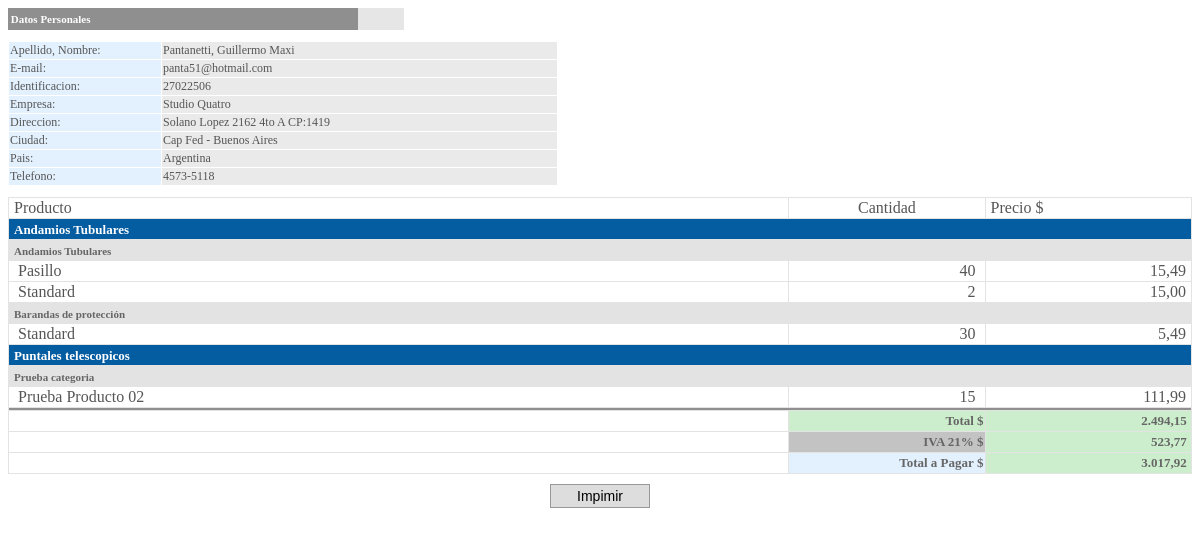
Screenshot of /SN/verPedido.php?id=10 with the database file from the repository.
### tables this page shows
CREATE TABLE IF NOT EXISTS `clientesportal` (
  `idCliente` varchar(50) NOT NULL,
  `nombre` varchar(25) NOT NULL,
  `apellido` varchar(25) NOT NULL,
  `direccion` varchar(50) NOT NULL,
  `codigoPostal` varchar(15) NOT NULL,
  `ciudad` varchar(50) NOT NULL,
  `pais` varchar(30) NOT NULL,
  `telefonos` varchar(30) NOT NULL,
  `clave` varchar(100) NOT NULL,
  `empresa` varchar(50) DEFAULT NULL,
  `identificacion` varchar(11) NOT NULL,
  `estado` int(11) NOT NULL DEFAULT '2',
  PRIMARY KEY (`idCliente`)
);

CREATE TABLE IF NOT EXISTS `pedidos` (
  `idPedido` int(11) NOT NULL AUTO_INCREMENT,
  `usuario` varchar(50) NOT NULL,
  `fecha` varchar(15) NOT NULL,
  `estado` int(11) NOT NULL,
  PRIMARY KEY (`idPedido`)
);

CREATE TABLE IF NOT EXISTS `lineas` (
  `idLinea` int(11) NOT NULL AUTO_INCREMENT,
  `titulo` varchar(50) DEFAULT NULL,
  `orden` int(10) DEFAULT '0',
  `idEstado` int(11) NOT NULL DEFAULT '0',
  PRIMARY KEY (`idLinea`)
);

CREATE TABLE IF NOT EXISTS `categoria` (
  `idCategoria` int(11) NOT NULL AUTO_INCREMENT,
  `idLinea` int(11) NOT NULL,
  `titulo` varchar(100) NOT NULL,
  `orden` int(11) NOT NULL,
  `estado` int(11) NOT NULL DEFAULT '1',
  PRIMARY KEY (`idCategoria`)
);

CREATE TABLE IF NOT EXISTS `productos` (
  `idProducto` int(11) NOT NULL AUTO_INCREMENT,
  `idCategoria` int(11) NOT NULL,
  `titulo` varchar(100) NOT NULL,
  `detalle` varchar(1000) NOT NULL,
  `imagen1` varchar(500) DEFAULT NULL,
  `imagen2` varchar(500) DEFAULT NULL,
  `imagen3` varchar(500) DEFAULT NULL,
  `precio` decimal(10,2) NOT NULL,
  `idEstado` int(11) NOT NULL DEFAULT '0',
  `disponible` int(11) NOT NULL DEFAULT '1',
  `iva` decimal(10,2) NOT NULL DEFAULT '21.00',
  PRIMARY KEY (`idProducto`)
);

CREATE TABLE IF NOT EXISTS `pedidosdetalles` (
  `idDetalle` int(11) NOT NULL AUTO_INCREMENT,
  `idPedido` int(11) NOT NULL,
  `idProducto` int(11) NOT NULL,
  `precio` decimal(10,4) NOT NULL,
  `cantidad` int(11) NOT NULL,
  PRIMARY KEY (`idDetalle`)
);

### SN/verPedido.php (the view, shortened to what this page needs)
<html>
<head>
</head>
<body>
<?php
	include ("conexion.php");
	$idPedido = $_GET["id"];
	$usuario="";
	$idLinea = 0;
    $idCategoria = 0;
    $total = 0;
    $sql = "SELECT
				l.idLinea,
				l.titulo as lTitulo,
				c.idCategoria,
				c.titulo,
				pd.idDetalle,
				prd.idProducto,
				prd.titulo as pTitulo,
				pd.cantidad,
				pd.precio,
				p.usuario,
				p.estado
			FROM pedidos p,
				 pedidosdetalles pd,
				 productos prd,
				 categoria c,
				 lineas l
			WHERE p.idPedido=$idPedido
				AND p.idPedido = pd.idPedido
				AND pd.idProducto = prd.idProducto
				AND prd.idCategoria = c.idCategoria
				AND c.idLinea = l.idlinea
			ORDER BY l.idLinea, c.idCategoria";
	$excel=mysql_query($sql);
    $htmlMsj .= "#USUARIO#";
    $htmlMsj .= "<br /><table align='center' cellSpacing=1 cellPadding=1 width='100%' border=0 bgcolor='#e3e3e3'>";
    $htmlMsj .= "<tr>";
    $htmlMsj .= "<td width='385' height='15' bgcolor='#ffffff'>&nbsp;Producto</td>";
    $htmlMsj .= "<td width='95' align=center bgcolor='#ffffff'>Cantidad</td>";
    $htmlMsj .= "<td width='90' bgcolor='#ffffff'>&nbsp;Precio $</td>";
    $htmlMsj .= "</tr>";
    while($regExcel=mysql_fetch_array($excel)) {
    	$usuario = $regExcel["usuario"];
    	$precio = $regExcel["precio"];
    	$total = $total + ($precio * $regExcel["cantidad"]);
    	if ($idLinea !=  $regExcel["idLinea"])
    	{
    		$idLinea = $regExcel["idLinea"];
    		$htmlMsj .= "<tr>";
    		$htmlMsj .= "<td style='background: url(\"../images/topnav-right-bg.gif\"); height: 20px;' colspan='3'>&nbsp;<span style='color: #fff; font-size: 13px; font-weight: bold;'>".$regExcel["lTitulo"]."</span></td>";
    		$htmlMsj .= "</tr>";
    	}
    	if ($idCategoria !=  $regExcel["idCategoria"])
    	{
    		$idCategoria = $regExcel["idCategoria"];
    		$htmlMsj .= "<tr>";
    		$htmlMsj .= "<td bgcolor='#e3e3e3' height='15' colspan='3'>&nbsp;<span style='color: #666666; font-size: 11px; font-weight: bold;'>".$regExcel["titulo"]."</span></td>";
    		$htmlMsj .= "</tr>";
    	}
    	$htmlMsj .= "<tr>";
	    $htmlMsj .= "<td width='385' height='15' bgcolor='#ffffff'>&nbsp;&nbsp;".$regExcel["pTitulo"]."</td>";
	    $htmlMsj .= "<td width='85' align=right bgcolor='#ffffff'>".$regExcel["cantidad"]."&nbsp;&nbsp;</td>";
	    $htmlMsj .= "<td width='100' bgcolor='#ffffff' align='right'>&nbsp;".number_format(round($precio,2),2, ',','.')."&nbsp;</td>";
        $htmlMsj .= "</tr>";
	    $pedidoEstado = $regExcel["estado"];
    }
    $totalIva = ($total * 21 / 100);
    $totalPagar = ($total + $totalIva);
    $htmlMsj .= "<tr><td colspan='3' height='1' bgcolor='#8f8f8f'></td></tr>";
    $htmlMsj .= "<tr><td bgcolor='#ffffff'></td><td bgcolor='#cceecc' align='right' style='color: #666666; font-size: 13px; font-weight: bold; padding-top: 2px; padding-bottom: 2px;'>Total&nbsp;$</td><td bgcolor='#cceecc' align='right' style='color: #666666; font-size: 13px; font-weight: bold; padding-top: 2px; padding-bottom: 2px;'>&nbsp;".number_format(round($total,2),2, ',','.')."&nbsp;</td></tr>";
    $htmlMsj .= "<tr><td bgcolor='#ffffff'></td><td bgcolor='#c3c3c3' align='right' style='color: #666666; font-size: 13px; font-weight: bold; padding-top: 2px; padding-bottom: 2px;'>IVA 21%&nbsp;$</td><td bgcolor='#cceecc' align='right' style='color: #666666; font-size: 13px; font-weight: bold; padding-top: 2px; padding-bottom: 2px;'>&nbsp;".number_format(round($totalIva,2),2, ',','.')."&nbsp;</td></tr>";
    $htmlMsj .= "<tr><td bgcolor='#ffffff'></td><td bgcolor='#e3f1ff' align='right' style='color: #666666; font-size: 13px; font-weight: bold; padding-top: 2px; padding-bottom: 2px;'>Total a Pagar&nbsp;$</td><td bgcolor='#cceecc' align='right' style='color: #666666; font-size: 13px; font-weight: bold; padding-top: 2px; padding-bottom: 2px;'>&nbsp;".number_format(round($totalPagar,2),2, ',','.')."&nbsp;</td></tr>";
    $htmlMsj .= "</table>";
	$sql="SELECT idCliente, nombre, apellido, direccion, codigoPostal, ciudad, pais, telefonos, empresa, identificacion FROM clientesportal WHERE idCliente = '". $usuario ."' AND estado=1";
	$datosUser = mysql_query($sql, $link);
	if(mysql_num_rows($datosUser)!=0) {
		$user=mysql_fetch_array($datosUser);
		$htmlUser = "<table height='22' width='460' border='0' cellspacing='0' cellpadding='0'>";
		$htmlUser .= "<tr><td height='22' width='350' valign='middle' class='titupagina'>&nbsp;Datos Personales</td>";
		$htmlUser .= "<td width='46' valign='top' class='titupaginasolapa'>&nbsp;</td><td>&nbsp;</td></tr></Table><BR>";
		$htmlUser .= "<table width='550' border='0' cellspacing='1' cellpadding='1' bgcolor='#ffffff'>";
		$htmlUser .= "<tr><td width='150' class='row1'>Apellido, Nombre:</td><td class='row2'>".$user["apellido"].", ".$user["nombre"]."</td></TR>";
		$htmlUser .= "<tr><td width='150' class='row1'>E-mail:</td><td class='row2'>".$user["idCliente"]."</td></TR>";
        $htmlUser .= "<tr><td width='150' class='row1'>Identificacion:</td><td class='row2'>".$user["identificacion"]."</td></TR>";
        $htmlUser .= "<tr><td width='150' class='row1'>Empresa:</td><td class='row2'>".$user["empresa"]."</td></TR>";
		$htmlUser .= "<tr><td width='150' class='row1'>Direccion:</td><td class='row2'>".$user["direccion"]." CP:".$user["codigoPostal"]."</td></TR>";
		$htmlUser .= "<tr><td width='150' class='row1'>Ciudad:</td><td class='row2'>".$user["ciudad"]."</td></TR>";
		$htmlUser .= "<tr><td width='150' class='row1'>Pais:</td><td class='row2'>".$user["pais"]."</td></TR>";
		$htmlUser .= "<tr><td width='150' class='row1'>Telefono:</td><td class='row2'>".$user["telefonos"]."</td></TR></Table>";
		$htmlMsj =  str_replace("#USUARIO#", $htmlUser, $htmlMsj);
	}
	echo $htmlMsj;
if ($pedidoEstado>=3)
	echo "<center><input type='button' onclick='imprimirPedido($idPedido,5)' value='Impimir' class='botones' /></center>";
else
    echo "<center><input type='button' class='botones' disabled=disabled /></center>";
?>
</body>
</html>

### SN/verPedido.php (style rules this page uses)
body { FONT-WEIGHT: normal; FONT-SIZE: 10px; COLOR: #555555; FONT-FAMILY: verdana }
.row1 { FONT-WEIGHT: normal; FONT-SIZE: 12px; BACKGROUND: #e3f1ff; FONT-FAMILY: verdana; HEIGHT: 15px }
.row2 { FONT-WEIGHT: normal; FONT-SIZE: 12px; BACKGROUND: #EAEAEA; FONT-FAMILY: verdana; HEIGHT: 15px }
.titupagina { FONT-WEIGHT: bold; FONT-SIZE: 11px; BACKGROUND: #8f8f8f; COLOR: #ffffff; FONT-FAMILY: verdana }
.titupaginasolapa { FONT-WEIGHT: bold; FONT-SIZE: 11px; BACKGROUND: #e6e6e6; COLOR: #ffffff; FONT-FAMILY: verdana }
.botones { border-right: #999 1px solid; border-top: #999 1px solid; font-size: 14px; border-left: #999 1px solid; width: 100px; border-bottom: #999 1px solid; font-family: Verdana, Arial, Helvetica, sans-serif; background-color: #ddd; line-height: 20px; margin-top: 10px; cursor: pointer; }

### rows the page displays
clientesportal: apellido "Pantanetti", nombre "Guillermo Maxi", idCliente "panta51@hotmail.com", identificacion "27022506", empresa "Studio Quatro", direccion "Solano Lopez 2162 4to A", codigoPostal "1419", ciudad "Cap Fed - Buenos Aires", pais "Argentina", telefonos "4573-5118"
pedidos: lineas.titulo "Andamios Tubulares", categoria.titulo "Andamios Tubulares", productos.titulo "Pasillo", pedidosdetalles.cantidad "40", pedidosdetalles.precio "15,49", productos.titulo "Standard", pedidosdetalles.cantidad "2", pedidosdetalles.precio "15,00", categoria.titulo "Barandas de protección", pedidosdetalles.cantidad "30", pedidosdetalles.precio "5,49", lineas.titulo "Puntales telescopicos", categoria.titulo "Prueba categoria", productos.titulo "Prueba Producto 02", pedidosdetalles.cantidad "15", pedidosdetalles.precio "111,99"

### other values shown
$total "2.494,15"
$totalIva "523,77"
$totalPagar "3.017,92"
